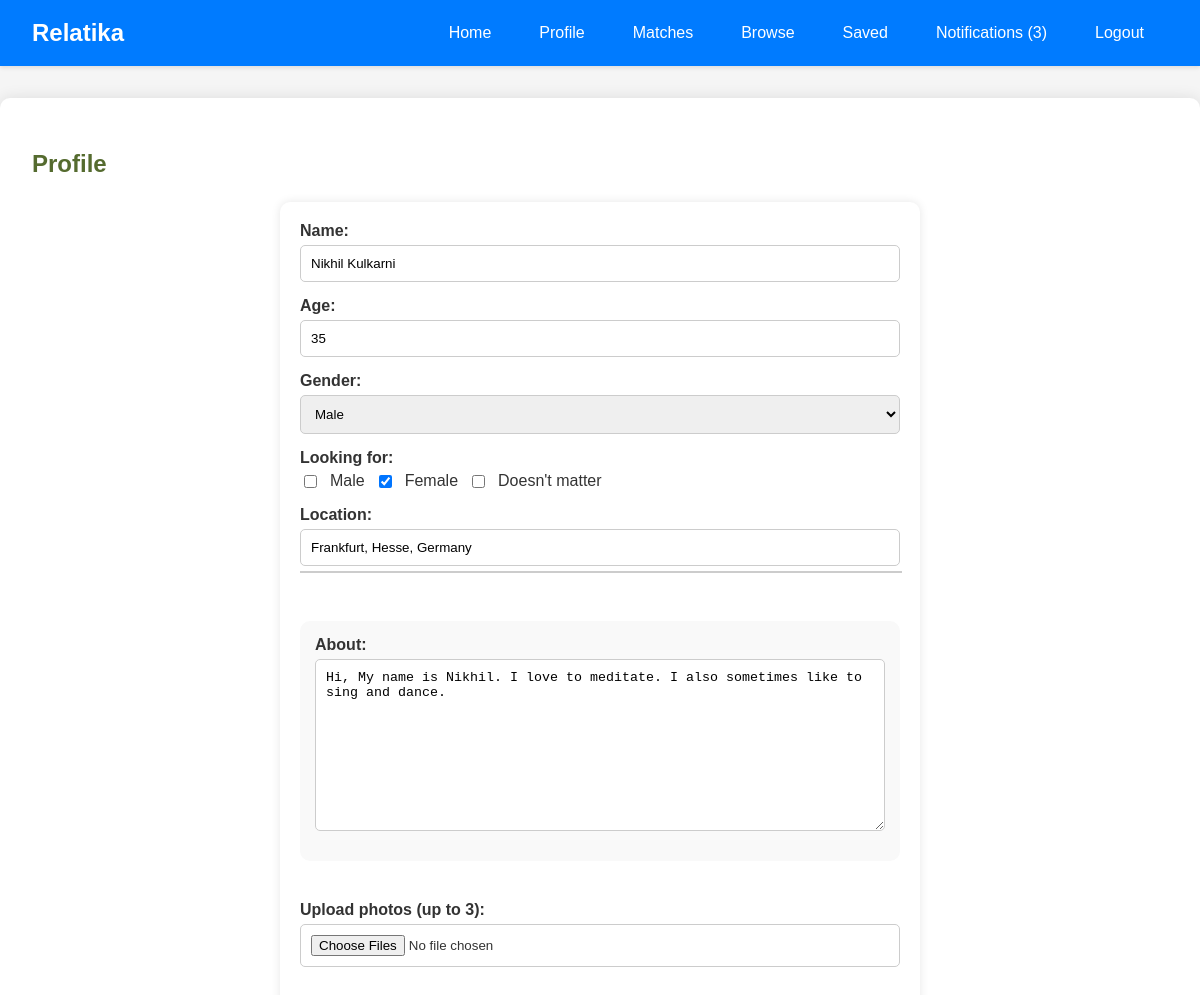
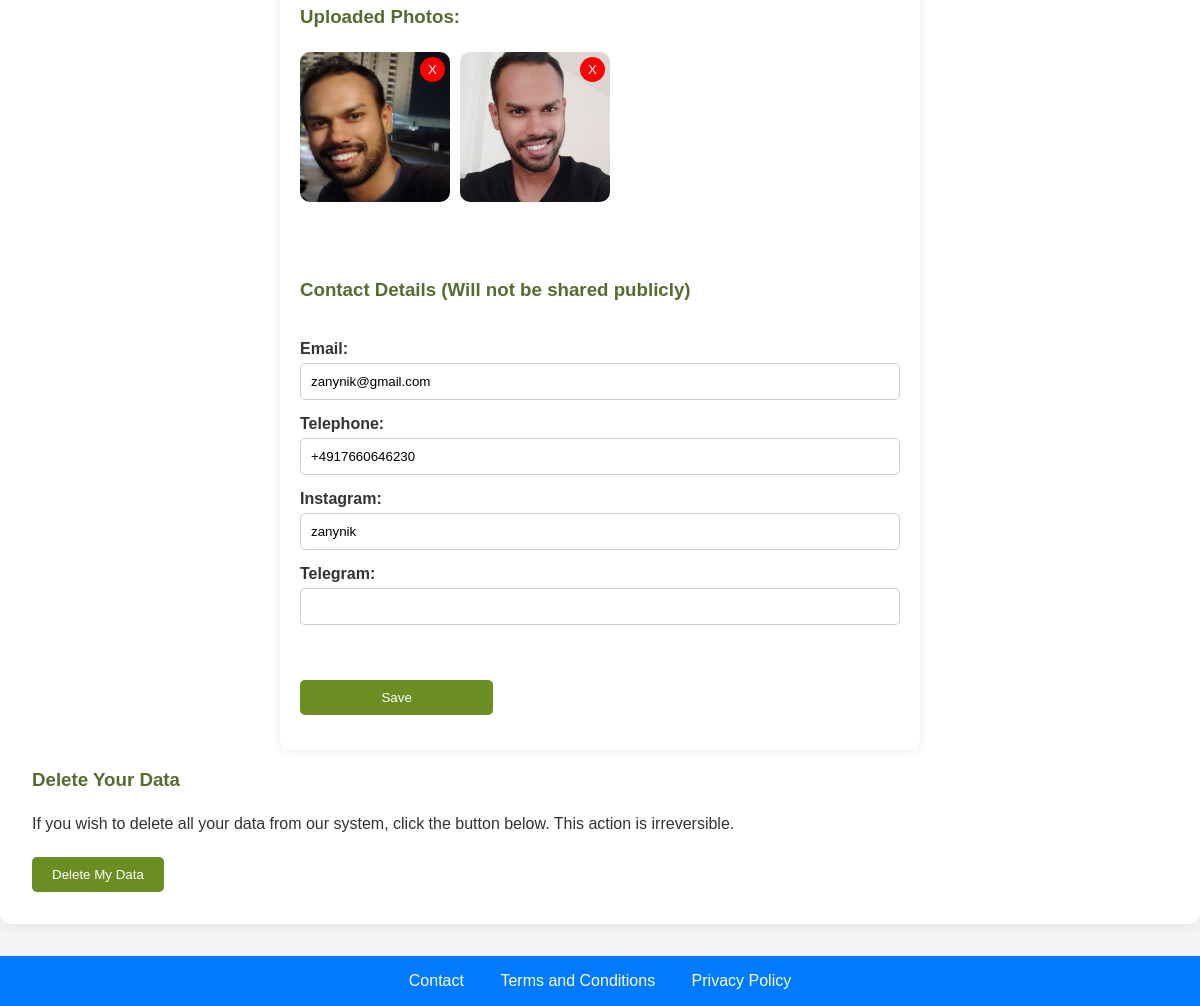
Screenshot of /profile (signed in) with the database file from the repository (2 pictures, top to bottom).
### tables this page shows
CREATE TABLE "users" (
	"id"	INTEGER,
	"username"	TEXT NOT NULL UNIQUE,
	"password"	TEXT NOT NULL,
	"about"	TEXT,
	"name"	TEXT,
	"age"	INTEGER,
	"gender"	TEXT,
	"looking_for"	TEXT,
	"location"	TEXT,
	"latitude"	REAL,
	"longitude"	REAL,
	"email"	TEXT,
	"tel"	TEXT,
	"instagram"	TEXT,
	"telegram"	TEXT,
	PRIMARY KEY("id" AUTOINCREMENT)
);

CREATE TABLE "photos" (
	"id"	INTEGER,
	"user_id"	INTEGER,
	"filename"	TEXT,
	PRIMARY KEY("id" AUTOINCREMENT)
);

### app.py (the view, shortened to what this page needs)
@app.route('/profile', methods=['GET', 'POST'])
def profile():
    if 'user_id' not in session:
        return redirect(url_for('login'))
    user_id = session['user_id']
    conn = get_db_connection()
    user = conn.execute('SELECT * FROM users WHERE id = ?', (user_id,)).fetchone()
    user_photos = conn.execute('SELECT filename FROM photos WHERE user_id = ?', (user_id,)).fetchall()
    conn.close()
    return render_template('profile.html', user_name=user['name'], user_age=user['age'], user_gender=user['gender'],
                           user_looking_for=user['looking_for'] or '', user_location=user['location'], user_latitude=user['latitude'], user_longitude=user['longitude'],
                           user_about=user['about'] or '', user_email=user['email'] or '', user_tel=user['tel'] or '', user_instagram=user['instagram'] or '', user_telegram=user['telegram'] or '',
                           user_photos=user_photos)

### app.py (called while the page is built)
def get_db_connection():
    retries = 5
    while retries > 0:
        try:
            conn = sqlite3.connect(users_table, check_same_thread=False)
            conn.row_factory = sqlite3.Row
            return conn
        except sqlite3.OperationalError as e:
            if 'database is locked' in str(e):
                time.sleep(1)
                retries -= 1
            else:
                raise e
    raise Exception("Database is locked for too long, giving up.")

### templates/profile.html (shortened to what this page needs)
<!DOCTYPE html>
<html lang="en">
<head>
    <link rel="stylesheet" href="https://unpkg.com/leaflet@1.7.1/dist/leaflet.css" />
</head>
<body>
{% extends "base.html" %}
{% block content %}
<h2>Profile</h2>
<form id="locationForm" action="/profile" method="post" enctype="multipart/form-data" class="profile-form">
    <div class="section">
        <div class="form-group">
            <label for="name">Name:</label>
            <input type="text" id="name" name="name" value="{{ user_name }}" required>
        </div>
        <div class="form-group">
            <label for="age">Age:</label>
            <input type="number" id="age" name="age" value="{{ user_age }}" required>
        </div>
        <div class="form-group">
            <label for="gender">Gender:</label>
            <select id="gender" name="gender">
                <option value="M" {% if user_gender == 'M' %}selected{% endif %}>Male</option>
            </select>
        </div>
        <div class="form-group">
            <label for="looking_for">Looking for:</label>
            <div class="checkbox-group">
                <input type="checkbox" name="looking_for" value="M" {% if 'M' in (user_looking_for or '') %}checked{% endif %}> Male
                <input type="checkbox" name="looking_for" value="F" {% if 'F' in (user_looking_for or '') %}checked{% endif %}> Female
                <input type="checkbox" name="looking_for" value="D" {% if 'D' in (user_looking_for or '') %}checked{% endif %}> Doesn't matter
            </div>
        </div>
        <div class="form-group" style="position: relative;">
            <label for="location">Location:</label>
            <input type="text" id="location" name="location" placeholder="Enter a city" value="{{ user_location }}" required>
            <div id="autocomplete-suggestions" class="autocomplete-suggestions"></div>
        </div>
    </div>
    <div class="section about-section">
        <div class="form-group">
            <label for="about">About:</label>
            <textarea name="about" id="about" rows="10">{{ user_about }}</textarea>
        </div>
    </div>
    <div class="section">
        <div class="form-group">
            <label for="photos">Upload photos (up to 3):</label>
            <input type="file" name="photos" id="photos" multiple>
        </div>
        {% if user_photos %}
        <div class="form-group">
            <h3>Uploaded Photos:</h3>
            <div class="photo-gallery">
                {% for photo in user_photos %}
                <div class="photo-container">
                    <img src="{{ url_for('static', filename='uploads/' ~ photo['filename']) }}" alt="User Photo">
                    <button type="button" class="delete-photo" data-filename="{{ photo['filename'] }}">X</button>
                </div>
                {% endfor %}
            </div>
        </div>
        {% endif %}
    </div>
    <div class="section contact-section">
        <div class="form-group">
            <h3>Contact Details (Will not be shared publicly)</h3>
        </div>
        <div class="form-group">
            <label for="email">Email:</label>
            <input type="email" id="email" name="email" value="{{ user_email }}">
        </div>
        <div class="form-group">
            <label for="tel">Telephone:</label>
            <input type="tel" id="tel" name="tel" value="{{ user_tel }}">
        </div>
        <div class="form-group">
            <label for="instagram">Instagram:</label>
            <input type="text" id="instagram" name="instagram" value="{{ user_instagram }}">
        </div>
        <div class="form-group">
            <label for="telegram">Telegram:</label>
            <input type="text" id="telegram" name="telegram" value="{{ user_telegram }}">
        </div>
    </div>
    <div class="form-group">
        <button type="submit" class="button">Save</button>
    </div>
</form>
<div class="data-deletion">
    <h3>Delete Your Data</h3>
    <p>If you wish to delete all your data from our system, click the button below. This action is irreversible.</p>
    <form id="delete-data-form" action="/delete_data" method="post">
        <button type="button" class="button delete-button" onclick="confirmDeletion()">Delete My Data</button>
    </form>
</div>
{% endblock %}

### static/css/styles.css (style rules this page uses)
body { font-family: Arial, sans-serif; background-color: #f0f4f3; color: #2f4f4f; margin: 0; padding: 0; }
.button { background-color: #6b8e23; color: white; padding: 10px 20px; border: none; border-radius: 5px; cursor: pointer; }
h1, h2, h3 { color: #556b2f; }

### templates/profile.html (style rules this page uses)
.autocomplete-suggestions { position: absolute; border: 1px solid #ccc; background: #fff; max-height: 150px; overflow-y: auto; z-index: 1000; width: 100%; top: calc(100% + 5px); }
.profile-form { max-width: 600px; margin: auto; display: grid; grid-template-columns: 1fr 2fr; gap: 20px; padding: 20px; background-color: #ffffff; border-radius: 10px; box-shadow: 0 0 10px rgba(0, 0, 0, 0.1); }
.section { grid-column: span 2; margin-bottom: 20px; }
.about-section { background-color: #f9f9f9; padding: 15px; border-radius: 10px; }
.form-group { display: flex; flex-direction: column; margin-bottom: 15px; }
.form-group label { font-weight: bold; margin-bottom: 5px; }
.form-group input, .form-group select, .form-group textarea { padding: 10px; border: 1px solid #ccc; border-radius: 5px; }
.checkbox-group { display: flex; gap: 10px; }
.photo-gallery { display: flex; flex-wrap: wrap; gap: 10px; }
.photo-container { position: relative; display: inline-block; }
.photo-container img { width: 150px; height: 150px; border-radius: 10px; object-fit: cover; }
.photo-container .delete-photo { position: absolute; top: 5px; right: 5px; background-color: red; color: white; border: none; border-radius: 50%; cursor: pointer; width: 25px; height: 25px; display: flex; justify-content: center; align-items: center; }
.button { grid-column: span 2; background-color: #6b8e23; color: white; padding: 10px 20px; border: none; border-radius: 5px; cursor: pointer; text-align: center; }

### templates/base.html (style rules this page uses)
body { font-family: 'Arial', sans-serif; margin: 0; padding: 0; background-color: #f5f5f5; color: #333; }
.container h1, .container h2, .container h3, .container p { margin-bottom: 1.5rem; }

### rows the page displays
users: name "Nikhil Kulkarni", location "Frankfurt, Hesse, Germany", about "Hi, My name is Nikhil. I love to meditate. I also sometimes like to sing and dance.", email "zanynik@gmail.com", tel "+4917660646230", instagram "zanynik"
photos: filename (picture)
photos: filename (picture)

### other values shown
{{ notification_count }} "3"
